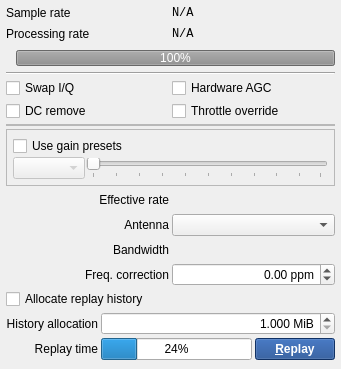
<?xml version="1.0" encoding="UTF-8"?>
<ui version="4.0">
 <class>SourcePanel</class>
 <widget class="QWidget" name="SourcePanel">
  <property name="geometry">
   <rect>
    <x>0</x>
    <y>0</y>
    <width>341</width>
    <height>369</height>
   </rect>
  </property>
  <property name="windowTitle">
   <string>Form</string>
  </property>
  <layout class="QGridLayout" name="gridLayout">
   <property name="leftMargin">
    <number>6</number>
   </property>
   <property name="topMargin">
    <number>6</number>
   </property>
   <property name="rightMargin">
    <number>6</number>
   </property>
   <property name="bottomMargin">
    <number>6</number>
   </property>
   <property name="spacing">
    <number>3</number>
   </property>
   <item row="4" column="0">
    <widget class="QCheckBox" name="swapIQCheck">
     <property name="text">
      <string>Swap I/Q</string>
     </property>
    </widget>
   </item>
   <item row="11" column="1">
    <widget class="FrequencySpinBox" name="bwSpin"/>
   </item>
   <item row="12" column="1">
    <widget class="ContextAwareSpinBox" name="ppmSpinBox">
     <property name="alignment">
      <set>Qt::AlignRight|Qt::AlignTrailing|Qt::AlignVCenter</set>
     </property>
     <property name="suffix">
      <string> ppm</string>
     </property>
     <property name="minimum">
      <double>-100.000000000000000</double>
     </property>
     <property name="maximum">
      <double>100.000000000000000</double>
     </property>
    </widget>
   </item>
   <item row="1" column="1">
    <widget class="QLabel" name="processingRateLabel">
     <property name="font">
      <font>
       <family>Monospace</family>
      </font>
     </property>
     <property name="text">
      <string>N/A</string>
     </property>
    </widget>
   </item>
   <item row="10" column="1">
    <widget class="QComboBox" name="antennaCombo"/>
   </item>
   <item row="7" column="0" colspan="2">
    <widget class="QFrame" name="autoGainFrame">
     <property name="frameShape">
      <enum>QFrame::StyledPanel</enum>
     </property>
     <property name="frameShadow">
      <enum>QFrame::Raised</enum>
     </property>
     <layout class="QGridLayout" name="gridLayout_14">
      <property name="leftMargin">
       <number>6</number>
      </property>
      <property name="topMargin">
       <number>6</number>
      </property>
      <property name="rightMargin">
       <number>6</number>
      </property>
      <property name="bottomMargin">
       <number>6</number>
      </property>
      <property name="spacing">
       <number>1</number>
      </property>
      <item row="1" column="0">
       <widget class="QComboBox" name="autoGainCombo">
        <property name="enabled">
         <bool>false</bool>
        </property>
       </widget>
      </item>
      <item row="1" column="1">
       <widget class="QSlider" name="autoGainSlider">
        <property name="enabled">
         <bool>false</bool>
        </property>
        <property name="orientation">
         <enum>Qt::Horizontal</enum>
        </property>
        <property name="tickPosition">
         <enum>QSlider::TicksBelow</enum>
        </property>
       </widget>
      </item>
      <item row="0" column="0" colspan="2">
       <widget class="QCheckBox" name="gainPresetCheck">
        <property name="text">
         <string>Use gain presets</string>
        </property>
       </widget>
      </item>
     </layout>
    </widget>
   </item>
   <item row="1" column="0">
    <widget class="QLabel" name="label_4">
     <property name="text">
      <string>Processing rate</string>
     </property>
    </widget>
   </item>
   <item row="5" column="1">
    <widget class="QCheckBox" name="throttleCheck">
     <property name="sizePolicy">
      <sizepolicy hsizetype="Minimum" vsizetype="Preferred">
       <horstretch>0</horstretch>
       <verstretch>0</verstretch>
      </sizepolicy>
     </property>
     <property name="text">
      <string>Throttle override</string>
     </property>
    </widget>
   </item>
   <item row="17" column="0" colspan="2">
    <widget class="QFrame" name="dataSaverFrame">
     <property name="sizePolicy">
      <sizepolicy hsizetype="Preferred" vsizetype="Fixed">
       <horstretch>0</horstretch>
       <verstretch>0</verstretch>
      </sizepolicy>
     </property>
     <property name="frameShape">
      <enum>QFrame::NoFrame</enum>
     </property>
     <property name="frameShadow">
      <enum>QFrame::Raised</enum>
     </property>
     <layout class="QGridLayout" name="dataSaverGrid">
      <property name="leftMargin">
       <number>0</number>
      </property>
      <property name="topMargin">
       <number>0</number>
      </property>
      <property name="rightMargin">
       <number>0</number>
      </property>
      <property name="bottomMargin">
       <number>0</number>
      </property>
      <property name="spacing">
       <number>0</number>
      </property>
     </layout>
    </widget>
   </item>
   <item row="8" column="1">
    <widget class="FrequencySpinBox" name="throttleSpin">
     <property name="enabled">
      <bool>false</bool>
     </property>
    </widget>
   </item>
   <item row="0" column="1">
    <widget class="QLabel" name="sampleRateLabel">
     <property name="font">
      <font>
       <family>Monospace</family>
      </font>
     </property>
     <property name="text">
      <string>N/A</string>
     </property>
    </widget>
   </item>
   <item row="2" column="0" colspan="2">
    <widget class="QFrame" name="frame">
     <property name="frameShape">
      <enum>QFrame::NoFrame</enum>
     </property>
     <property name="frameShadow">
      <enum>QFrame::Raised</enum>
     </property>
     <layout class="QGridLayout" name="gridLayout_2">
      <property name="leftMargin">
       <number>0</number>
      </property>
      <property name="topMargin">
       <number>0</number>
      </property>
      <property name="rightMargin">
       <number>0</number>
      </property>
      <property name="bottomMargin">
       <number>0</number>
      </property>
      <property name="horizontalSpacing">
       <number>3</number>
      </property>
      <property name="verticalSpacing">
       <number>0</number>
      </property>
      <item row="0" column="1">
       <widget class="QProgressBar" name="deliveryProgress">
        <property name="enabled">
         <bool>false</bool>
        </property>
        <property name="maximumSize">
         <size>
          <width>16777215</width>
          <height>16</height>
         </size>
        </property>
        <property name="value">
         <number>100</number>
        </property>
       </widget>
      </item>
      <item row="0" column="0">
       <widget class="QLabel" name="deliveryLabel">
        <property name="text">
         <string/>
        </property>
        <property name="pixmap">
         <pixmap resource="../../icons/Icons.qrc">:/icons/transparent.png</pixmap>
        </property>
       </widget>
      </item>
     </layout>
    </widget>
   </item>
   <item row="4" column="1">
    <widget class="QCheckBox" name="agcEnabledCheck">
     <property name="text">
      <string>Hardware AGC</string>
     </property>
    </widget>
   </item>
   <item row="3" column="0" colspan="2">
    <widget class="Line" name="line">
     <property name="minimumSize">
      <size>
       <width>114</width>
       <height>0</height>
      </size>
     </property>
     <property name="orientation">
      <enum>Qt::Horizontal</enum>
     </property>
    </widget>
   </item>
   <item row="0" column="0">
    <widget class="QLabel" name="label">
     <property name="sizePolicy">
      <sizepolicy hsizetype="Preferred" vsizetype="Fixed">
       <horstretch>0</horstretch>
       <verstretch>0</verstretch>
      </sizepolicy>
     </property>
     <property name="text">
      <string>Sample rate</string>
     </property>
    </widget>
   </item>
   <item row="5" column="0">
    <widget class="QCheckBox" name="dcRemoveCheck">
     <property name="text">
      <string>DC remove</string>
     </property>
    </widget>
   </item>
   <item row="12" column="0">
    <widget class="QLabel" name="label_5">
     <property name="text">
      <string>Freq. correction</string>
     </property>
     <property name="alignment">
      <set>Qt::AlignRight|Qt::AlignTrailing|Qt::AlignVCenter</set>
     </property>
    </widget>
   </item>
   <item row="11" column="0">
    <widget class="QLabel" name="label_3">
     <property name="text">
      <string>Bandwidth</string>
     </property>
     <property name="alignment">
      <set>Qt::AlignRight|Qt::AlignTrailing|Qt::AlignVCenter</set>
     </property>
    </widget>
   </item>
   <item row="6" column="0" colspan="2">
    <widget class="QFrame" name="gainsFrame">
     <property name="sizePolicy">
      <sizepolicy hsizetype="Preferred" vsizetype="Fixed">
       <horstretch>0</horstretch>
       <verstretch>0</verstretch>
      </sizepolicy>
     </property>
     <property name="frameShape">
      <enum>QFrame::StyledPanel</enum>
     </property>
     <property name="frameShadow">
      <enum>QFrame::Raised</enum>
     </property>
     <layout class="QGridLayout" name="gainGridLayout">
      <property name="leftMargin">
       <number>0</number>
      </property>
      <property name="topMargin">
       <number>0</number>
      </property>
      <property name="rightMargin">
       <number>0</number>
      </property>
      <property name="bottomMargin">
       <number>0</number>
      </property>
      <property name="spacing">
       <number>0</number>
      </property>
      <item row="0" column="0">
       <widget class="QWidget" name="scrollAreaWidgetContents_2" native="true"/>
      </item>
     </layout>
    </widget>
   </item>
   <item row="8" column="0">
    <widget class="QLabel" name="label_2">
     <property name="text">
      <string>Effective rate</string>
     </property>
     <property name="alignment">
      <set>Qt::AlignRight|Qt::AlignTrailing|Qt::AlignVCenter</set>
     </property>
    </widget>
   </item>
   <item row="10" column="0">
    <widget class="QLabel" name="antennaLabel">
     <property name="text">
      <string>Antenna</string>
     </property>
     <property name="alignment">
      <set>Qt::AlignRight|Qt::AlignTrailing|Qt::AlignVCenter</set>
     </property>
    </widget>
   </item>
   <item row="14" column="0" colspan="2">
    <widget class="QWidget" name="replayWidget" native="true">
     <layout class="QGridLayout" name="gridLayout_3">
      <property name="leftMargin">
       <number>0</number>
      </property>
      <property name="topMargin">
       <number>0</number>
      </property>
      <property name="rightMargin">
       <number>0</number>
      </property>
      <property name="bottomMargin">
       <number>0</number>
      </property>
      <property name="spacing">
       <number>3</number>
      </property>
      <item row="1" column="1" colspan="2">
       <widget class="ContextAwareSpinBox" name="allocSizeSpin">
        <property name="alignment">
         <set>Qt::AlignRight|Qt::AlignTrailing|Qt::AlignVCenter</set>
        </property>
        <property name="suffix">
         <string> MiB</string>
        </property>
        <property name="decimals">
         <number>3</number>
        </property>
        <property name="minimum">
         <double>1.000000000000000</double>
        </property>
        <property name="maximum">
         <double>131072.000000000000000</double>
        </property>
       </widget>
      </item>
      <item row="1" column="0">
       <widget class="QLabel" name="label_6">
        <property name="text">
         <string>History allocation</string>
        </property>
        <property name="alignment">
         <set>Qt::AlignRight|Qt::AlignTrailing|Qt::AlignVCenter</set>
        </property>
       </widget>
      </item>
      <item row="2" column="0">
       <widget class="QLabel" name="label_7">
        <property name="text">
         <string>Replay time</string>
        </property>
        <property name="alignment">
         <set>Qt::AlignRight|Qt::AlignTrailing|Qt::AlignVCenter</set>
        </property>
       </widget>
      </item>
      <item row="2" column="1">
       <widget class="QProgressBar" name="replayTimeProgress">
        <property name="value">
         <number>24</number>
        </property>
       </widget>
      </item>
      <item row="2" column="2">
       <widget class="QPushButton" name="replayButton">
        <property name="font">
         <font>
          <bold>true</bold>
         </font>
        </property>
        <property name="styleSheet">
         <string notr="true">color: white;
background-color: #16448c;</string>
        </property>
        <property name="text">
         <string>&amp;Replay</string>
        </property>
        <property name="checkable">
         <bool>true</bool>
        </property>
       </widget>
      </item>
      <item row="0" column="0" colspan="3">
       <widget class="QCheckBox" name="allocHistoryCheck">
        <property name="text">
         <string>Allocate replay history</string>
        </property>
       </widget>
      </item>
     </layout>
    </widget>
   </item>
  </layout>
 </widget>
 <customwidgets>
  <customwidget>
   <class>FrequencySpinBox</class>
   <extends>QWidget</extends>
   <header>FrequencySpinBox.h</header>
  </customwidget>
  <customwidget>
   <class>ContextAwareSpinBox</class>
   <extends>QDoubleSpinBox</extends>
   <header>ContextAwareSpinBox.h</header>
  </customwidget>
 </customwidgets>
 <resources>
  <include location="../../icons/Icons.qrc"/>
 </resources>
 <connections/>
</ui>
